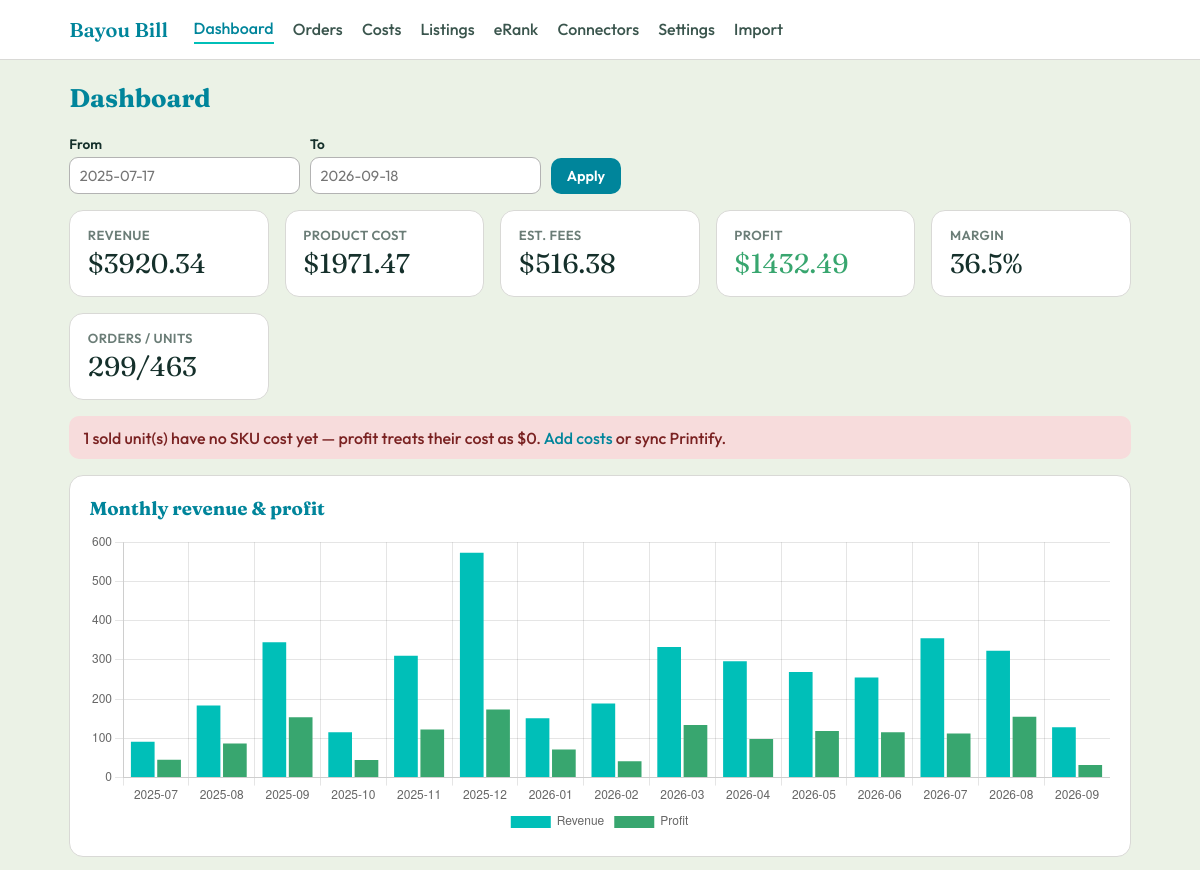
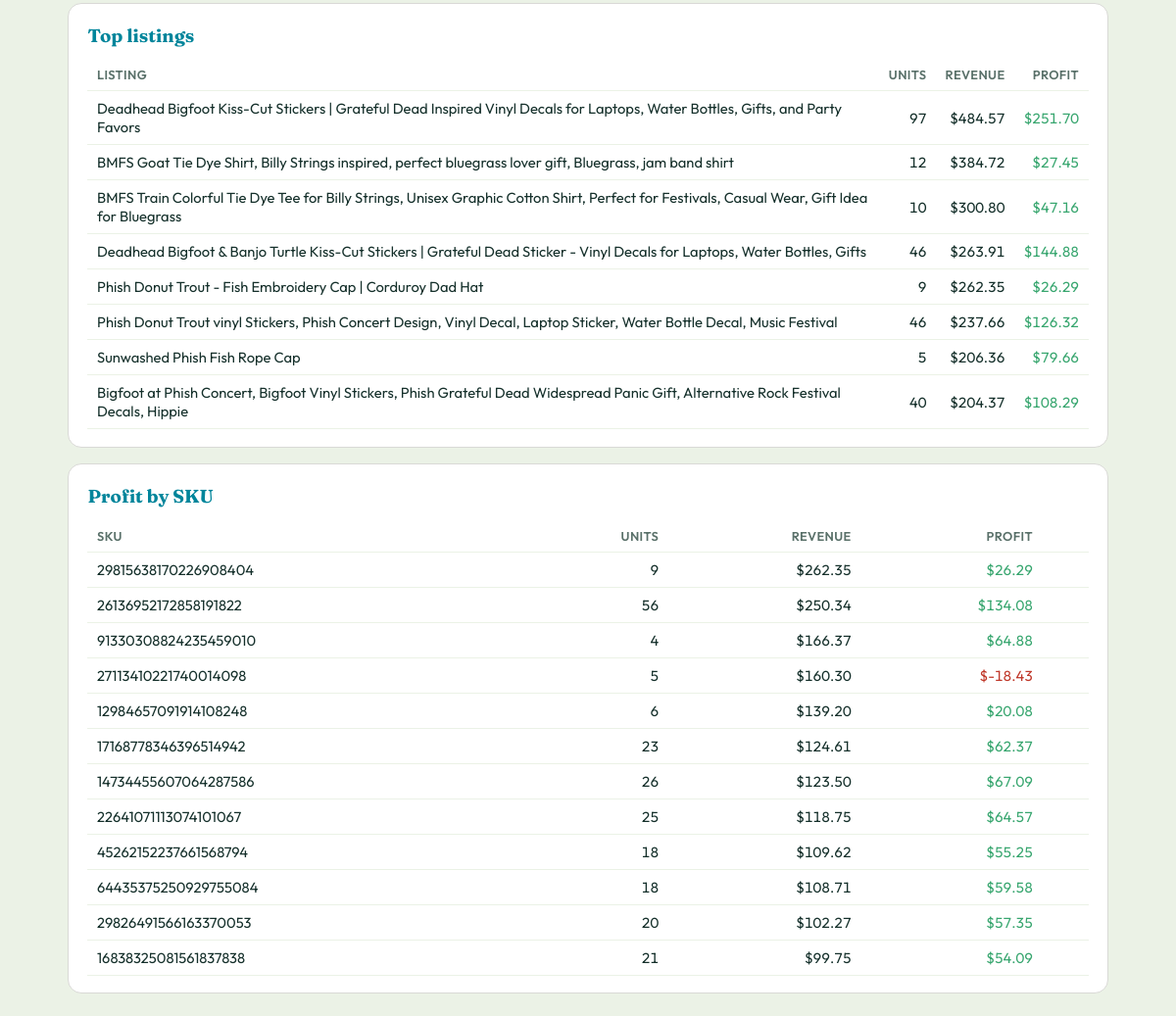
The page / on the database its author committed (2 pictures, top to bottom).
### tables this page shows
CREATE TABLE etsy_items (
    transaction_id  TEXT PRIMARY KEY,
    channel         TEXT DEFAULT 'etsy',
    order_id        TEXT,
    listing_id      TEXT,
    sku             TEXT DEFAULT '',
    item_name       TEXT,
    variations      TEXT,
    quantity        INTEGER DEFAULT 1,
    price           REAL DEFAULT 0,
    discount_amount REAL DEFAULT 0,
    item_total      REAL DEFAULT 0,
    sale_date       TEXT
);

### app.py (the view)
@app.route("/")
def dashboard():
    start = request.args.get("start") or None
    end = request.args.get("end") or None
    mn, mx = analytics.date_bounds()
    s = analytics.summary(start, end)
    series = analytics.monthly_series(start, end)
    listings = analytics.by_listing(start, end, limit=8)
    skus = analytics.by_sku(start, end, limit=12)
    return render_template(
        "dashboard.html",
        s=s, series=series, listings=listings, skus=skus,
        start=start or "", end=end or "", min_date=mn, max_date=mx,
        currency=get_settings().get("currency", "USD"),
    )

### analytics.py (called while the page is built)
def _fee_rates(settings):
    g = lambda k: float(settings.get(k, 0) or 0)
    pct = (g("transaction_fee_pct") + g("processing_fee_pct")
           + g("offsite_ads_pct")) / 100.0
    return pct, g("listing_fee"), g("processing_fee_fixed")

def _where(start, end):
    clauses, params = [], []
    if start:
        clauses.append("i.sale_date >= ?"); params.append(start)
    if end:
        clauses.append("i.sale_date <= ?"); params.append(end)
    return (("WHERE " + " AND ".join(clauses)) if clauses else ""), params

def _rows(conn, start, end):
    where, params = _where(start, end)
    return conn.execute(f"""
        SELECT i.transaction_id, i.order_id, i.listing_id, i.sku, i.item_name,
               i.quantity, i.item_total, i.sale_date,
               c.unit_cost  AS sku_unit,  c.ship_cost  AS sku_ship,
               lc.unit_cost AS lst_unit,  lc.ship_cost AS lst_ship
        FROM etsy_items i
        LEFT JOIN sku_costs c
               ON c.sku = i.sku AND i.sku != ''
        LEFT JOIN listing_costs lc
               ON lc.listing_id != ''
              AND (lc.listing_id = i.listing_id OR lc.listing_id = i.sku)
        {where}
    """, params).fetchall()

def _item_calc(r, pct, listing_fee):
    revenue = r["item_total"] or 0
    qty = r["quantity"] or 1
    if r["sku_unit"] is not None:
        unit, ship, mapped = r["sku_unit"], (r["sku_ship"] or 0), True
    elif r["lst_unit"] is not None:
        unit, ship, mapped = r["lst_unit"], (r["lst_ship"] or 0), True
    else:
        unit, ship, mapped = 0, 0, False
    cost = (unit + ship) * qty if mapped else 0
    fee = revenue * pct + listing_fee
    return revenue, cost, fee, mapped

def date_bounds():
    conn = get_db()
    row = conn.execute(
        "SELECT MIN(sale_date) mn, MAX(sale_date) mx FROM etsy_items").fetchone()
    conn.close()
    return (row["mn"], row["mx"]) if row else (None, None)

### app.py (called while the page is built)
@app.context_processor
def _inject_nav():
    import time as _t
    amap = {"dashboard": "dashboard", "orders": "orders", "costs": "costs",
            "connectors_page": "connectors", "settings": "settings",
            "import_data": "import",
            "listing_health.listings_page": "listings",
            "erank.erank_page": "erank"}
    return {"build": int(_t.time()), "active": amap.get(request.endpoint or "", "")}

### templates/dashboard.html (shortened to what this page needs)
{% extends "base.html" %}{% block title %}Dashboard · Bayou Bill{% endblock %}
{% block body %}
<h1>Dashboard</h1>
{% if s.items == 0 %}
  <div class="panel empty">
    <h2>No orders yet</h2>
    <p>Connect your stores and pull in data to see profit here.</p>
    <p style="margin-top:1rem">
      <a class="btn primary" href="{{ url_for('connectors_page') }}">Go to Connectors</a>
    </p>
    <p class="muted" style="margin-top:.8rem">
      Sync <strong>Etsy</strong> for orders and <strong>Printify</strong> for costs.
    </p>
  </div>
{% else %}
  <form method="get" class="row" style="margin-bottom:.4rem">
    <div><label>From</label><input type="text" name="start" value="{{start}}" placeholder="{{min_date or 'YYYY-MM-DD'}}"></div>
    <div><label>To</label><input type="text" name="end" value="{{end}}" placeholder="{{max_date or 'YYYY-MM-DD'}}"></div>
    <button class="primary" type="submit">Apply</button>
  </form>
  <div class="cards">
    <div class="kpi"><div class="label">Revenue</div><div class="value">${{ '%.2f'|format(s.revenue) }}</div></div>
    <div class="kpi"><div class="label">Product cost</div><div class="value">${{ '%.2f'|format(s.product_cost) }}</div></div>
    <div class="kpi"><div class="label">Est. fees</div><div class="value">${{ '%.2f'|format(s.fees) }}</div></div>
    <div class="kpi {{ 'good' if s.profit>=0 else 'bad' }}"><div class="label">Profit</div><div class="value">${{ '%.2f'|format(s.profit) }}</div></div>
    <div class="kpi"><div class="label">Margin</div><div class="value">{{ s.margin }}%</div></div>
    <div class="kpi"><div class="label">Orders / Units</div><div class="value">{{ s.orders }}/{{ s.units }}</div></div>
  </div>
  {% if s.unmapped_units %}
    <div class="flash error">{{ s.unmapped_units }} sold unit(s) have no SKU cost yet — profit treats their cost as $0.
      <a href="{{ url_for('costs') }}">Add costs</a> or sync Printify.</div>
  {% endif %}
  <div class="panel">
    <h3>Monthly revenue &amp; profit</h3>
    <canvas id="chart" height="90"></canvas>
  </div>
  <div class="panel">
    <h3>Top listings</h3>
    <table><thead><tr><th>Listing</th><th class="num">Units</th><th class="num">Revenue</th><th class="num">Profit</th></tr></thead><tbody>
      {% for l in listings %}<tr><td>{{ l.name }}</td><td class="num">{{ l.units }}</td>
        <td class="num">${{ '%.2f'|format(l.revenue) }}</td>
        <td class="num {{ 'pos' if l.profit>=0 else 'neg' }}">${{ '%.2f'|format(l.profit) }}</td></tr>{% endfor %}
    </tbody></table>
  </div>
  <div class="panel">
    <h3>Profit by SKU</h3>
    <table><thead><tr><th>SKU</th><th class="num">Units</th><th class="num">Revenue</th><th class="num">Profit</th><th></th></tr></thead><tbody>
      {% for k in skus %}<tr><td>{{ k.sku }}</td><td class="num">{{ k.units }}</td>
        <td class="num">${{ '%.2f'|format(k.revenue) }}</td>
        <td class="num {{ 'pos' if k.profit>=0 else 'neg' }}">${{ '%.2f'|format(k.profit) }}</td>
        <td>{% if not k.mapped %}<span class="tag warn">no cost</span>{% endif %}</td></tr>{% endfor %}
    </tbody></table>
  </div>
  <script>
    const series = {{ series|tojson }};
    new Chart(document.getElementById('chart'), {
      type:'bar',
      data:{ labels: series.map(d=>d.month),
        datasets:[
          {label:'Revenue', data:series.map(d=>d.revenue), backgroundColor:'#00bfb8'},
          {label:'Profit', data:series.map(d=>d.profit), backgroundColor:'#38a66f'}
        ]},
      options:{responsive:true, plugins:{legend:{position:'bottom'}}, scales:{y:{beginAtZero:true}}}
    });
  </script>
{% endif %}
{% endblock %}

### templates/base.html (shortened to what this page needs)
<!doctype html><html lang="en"><head>
<link rel="stylesheet" href="{{ url_for('static', filename='style.css') }}?v={{ build }}">
</head><body>
<header><nav class="nav">
  <span class="brand">Bayou Bill</span>
  <a href="{{ url_for('dashboard') }}" class="{{ 'active' if active=='dashboard' }}">Dashboard</a>
  <a href="{{ url_for('orders') }}" class="{{ 'active' if active=='orders' }}">Orders</a>
  <a href="{{ url_for('costs') }}" class="{{ 'active' if active=='costs' }}">Costs</a>
  <a href="{{ url_for('listing_health.listings_page') }}" class="{{ 'active' if active=='listings' }}">Listings</a>
  <a href="{{ url_for('erank.erank_page') }}" class="{{ 'active' if active=='erank' }}">eRank</a>
  <a href="{{ url_for('connectors_page') }}" class="{{ 'active' if active=='connectors' }}">Connectors</a>
  <a href="{{ url_for('settings') }}" class="{{ 'active' if active=='settings' }}">Settings</a>
  <a href="{{ url_for('import_data') }}" class="{{ 'active' if active=='import' }}">Import</a>
</nav></header>
<div class="wrap">
  {% block body %}{% endblock %}
</div></body></html>

### static/style.css (style rules this page uses)
:root { --sage:#77b28c; --teal:#00859b; --cyan:#00bfb8; --green:#38a66f; --lime:#bce194; --paleteal:#cce7eb; --offwhite:#ebf2e6; --cream:#f8ecdb; --lgray:#d9d9d6; --mgray:#b3b3b3; --ink:#15302b; }
* { box-sizing:border-box }
body { margin:0;font-family:'Outfit',system-ui,Arial,sans-serif;background:var(--offwhite);color:var(--ink); }
a { color:var(--teal);text-decoration:none }
header { background:#fff;border-bottom:1px solid var(--lgray); }
.nav { max-width:1100px;margin:0 auto;display:flex;align-items:center;gap:1.2rem;padding:.9rem 1.2rem;flex-wrap:wrap }
.brand { font-family:'Fraunces',Georgia,serif;font-weight:600;color:var(--teal);font-size:1.25rem;margin-right:.4rem }
.nav a { font-weight:500;color:#3a554d;padding:.25rem 0 }
.nav a.active { color:var(--teal);border-bottom:2px solid var(--cyan) }
.wrap { max-width:1100px;margin:1.4rem auto;padding:0 1.2rem }
h1,h2,h3 { font-family:'Fraunces',Georgia,serif;color:var(--teal);margin:.2rem 0 .8rem }
h1 { font-size:1.6rem }
.cards { display:grid;grid-template-columns:repeat(auto-fit,minmax(170px,1fr));gap:1rem;margin:1rem 0 }
.kpi { background:#fff;border:1px solid var(--lgray);border-radius:14px;padding:1rem 1.1rem }
.kpi .label { color:#6b7d77;font-size:.82rem;font-weight:600;text-transform:uppercase;letter-spacing:.03em }
.kpi .value { font-family:'Fraunces',serif;font-size:1.7rem;margin-top:.2rem }
.kpi.good .value { color:var(--green) }
.panel { background:#fff;border:1px solid var(--lgray);border-radius:14px;padding:1.1rem 1.2rem;margin:1rem 0 }
table { width:100%;border-collapse:collapse;font-size:.92rem }
th,td { text-align:left;padding:.5rem .6rem;border-bottom:1px solid var(--offwhite) }
th { color:#5a716a;font-weight:600;font-size:.8rem;text-transform:uppercase;letter-spacing:.03em }
td.num,th.num { text-align:right;font-variant-numeric:tabular-nums }
.pos { color:var(--green) }
.neg { color:#c0392b }
.btn,button { display:inline-block;border:none;border-radius:10px;padding:.55rem 1rem;font-family:inherit;font-weight:600;font-size:.9rem;cursor:pointer }
.btn.primary,button.primary { background:var(--teal);color:#fff }
.flash { padding:.7rem .9rem;border-radius:10px;margin:.5rem 0;font-weight:500 }
.flash.error { background:#f7dcdc;color:#7a2222 }
input[type=text],input[type=number],input[type=password] { padding:.5rem .6rem;border:1px solid var(--mgray);border-radius:9px;font-family:inherit;font-size:.92rem;width:100% }
label { font-weight:600;font-size:.85rem;display:block;margin:.5rem 0 .25rem }
.row { display:flex;gap:.6rem;flex-wrap:wrap;align-items:end }

### rows shown on the page
etsy_items: name "Deadhead Bigfoot Kiss-Cut Stickers | Grateful Dead Inspired Vinyl Decals for Laptops, Water Bottles, Gifts, and Party Favors", units "97", revenue "484.57", profit "251.70", sku "45262152237661568794", units "18", revenue "109.62", profit "55.25"
etsy_items: name "BMFS Goat Tie Dye Shirt, Billy Strings inspired, perfect bluegrass lover gift, Bluegrass, jam band shirt", units "12", revenue "384.72", profit "27.45"
etsy_items: name "BMFS Train Colorful Tie Dye Tee for Billy Strings, Unisex Graphic Cotton Shirt, Perfect for Festivals, Casual Wear, Gift Idea for Bluegrass", units "10", revenue "300.80", profit "47.16"
etsy_items: name "Deadhead Bigfoot & Banjo Turtle Kiss-Cut Stickers | Grateful Dead Sticker - Vinyl Decals for Laptops, Water Bottles, Gifts", units "46", revenue "263.91", profit "144.88", sku "29826491566163370053", units "20", revenue "102.27", profit "57.35"
etsy_items: name "Phish Donut Trout - Fish Embroidery Cap | Corduroy Dad Hat", units "9", revenue "262.35", profit "26.29", sku "29815638170226908404"
etsy_items: name "Phish Donut Trout vinyl Stickers, Phish Concert Design, Vinyl Decal, Laptop Sticker, Water Bottle Decal, Music Festival", units "46", revenue "237.66", profit "126.32", sku "14734455607064287586", units "26", revenue "123.50", profit "67.09"
etsy_items: name "Sunwashed Phish Fish Rope Cap", units "5", revenue "206.36", profit "79.66", sku "91330308824235459010", units "4", revenue "166.37", profit "64.88"
etsy_items: name "Bigfoot at Phish Concert, Bigfoot Vinyl Stickers, Phish Grateful Dead Widespread Panic Gift, Alternative Rock Festival Decals, Hippie", units "40", revenue "204.37", profit "108.29", sku "22641071113074101067", units "25", revenue "118.75", profit "64.57"
etsy_items: sku "26136952172858191822", units "56", revenue "250.34", profit "134.08"
etsy_items: sku "27113410221740014098", units "5", revenue "160.30", profit "-18.43"
etsy_items: sku "12984657091914108248", units "6", revenue "139.20", profit "20.08"
etsy_items: sku "17168778346396514942", units "23", revenue "124.61", profit "62.37"
etsy_items: sku "64435375250929755084", units "18", revenue "108.71", profit "59.58"
etsy_items: sku "16838325081561837838", units "21", revenue "99.75", profit "54.09"

### other values the page prints
{{ '%.2f'|format(s.revenue) }} "3920.34"
{{ '%.2f'|format(s.product_cost) }} "1971.47"
{{ '%.2f'|format(s.fees) }} "516.38"
{{ '%.2f'|format(s.profit) }} "1432.49"
{{ s.margin }} "36.5"
{{ s.orders }} "299"
{{ s.units }} "463"
{{ s.unmapped_units }} "1"
